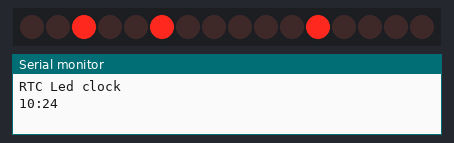
Recording of a sketch running on a simulated Arduino Uno, built with avr-gcc and run on an emulated ATmega328P. On the bench: 16 port-expander outputs drawn as a row of LEDs (first output left, lit = HIGH), the last lines printed to the serial monitor. Wiring (inferred from the names in the program): PCF8575 port expander at I2C address 0x20. Wiring (inferred from the signals the program sends): row of LEDs: on Q0, Q1, Q2, Q3, Q4, Q5, Q6, Q7, Q8, Q9, Q10, Q11, Q12, Q13, Q14, Q15. The local clock reads 2024-03-15 10:24:30 at power-on unless the sketch sets it.

Above: at 0.1 s.
At 30.1 s:
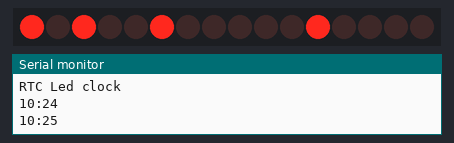
At 90.1 s:
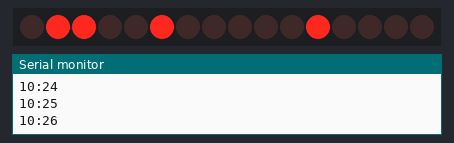
Timing chart, 0 to 91.6 s (numbered marks = the images above):
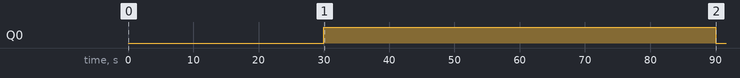

The sketch:

RTC_Led_clock.ino
```cpp
#include <Wire.h>
#include "RTClib.h"

#define PCF8575_ADDRESS  0x20

byte display_minute;
byte display_hour;

RTC_DS1307 RTC;

void setup() {

  Serial.begin(57600);
  Serial.println("RTC Led clock");
  Serial.println();

  Wire.begin();
  RTC.begin();
}

void loop() {

  DateTime now = RTC.now();
  byte rtc_minute = bin2bcd(now.minute());
  byte rtc_hour = bin2bcd(now.hour());

  if(display_minute != rtc_minute || display_hour != rtc_hour) {

    Serial.print(now.hour(), DEC);
    Serial.print(':');
    Serial.println(now.minute(), DEC);

    display_minute = rtc_minute;
    display_hour = rtc_hour;
    byte inverted_hour = revert(display_hour);
    sendOutputs(display_minute, inverted_hour);
  }
}

void sendOutputs(byte low, byte high) {

  Wire.beginTransmission(PCF8575_ADDRESS);
  Wire.write(~low);
  Wire.write(~high);
  Wire.endTransmission();
}

byte bin2bcd (uint8_t val) { return val + 6 * (val / 10); }

byte revert(byte in) {

  byte out = 0;
  for(int i = 0; i < 7; i++) {
    if(in & 1) out = out + 1;
    out = out << 1;
    in = in >> 1;
  }
  if(in & 1) out = out + 1;
  return out;
}
```

Measured:
- by itself, Q0: LOW → HIGH at 30.0 s, → LOW 60.0 s later
